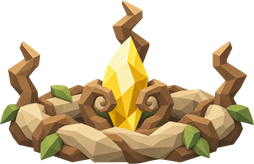
#> input picture .art/concept/shock-trap/ShockTrap-rootring-v2a-source.png, 254 x 164 px
$ python finalize.py ShockTrap-rootring-v2a-source.png out.png
#> lines starting #> are read from the running program, lines starting #| are printed output that depends on the picture; after the words box and inside, x2 and y2 are one past the last pixel; in counts of white or black regions, pixels touching at a corner belong together
#!/usr/bin/env python3
"""Finalize a ShockTrap candidate that already carries real alpha.

Never mattes a painted background away. Only works on a source that already
has a true alpha channel from the generator. If the source is opaque or
carries a painted checkerboard/solid background, this script refuses.
"""

import argparse
import sys
from pathlib import Path

from PIL import Image


def main() -> None:
    parser = argparse.ArgumentParser()
    parser.add_argument("source", type=Path)
    parser.add_argument("output", type=Path)
    parser.add_argument("--max-dim", type=int, default=256, help="max canvas dimension (tier cap)")
    parser.add_argument("--pad", type=int, default=6, help="alpha-bbox padding before crop, in source pixels")
    args = parser.parse_args()

    image = Image.open(args.source).convert("RGBA")
#> image is the input picture: PIL image 254x164 RGBA; mean R, G, B, A 84.6, 68.5, 39.8, 123.1

    if image.getchannel("A").getextrema() == (255, 255):
        sys.exit(
            f"{args.source} has no real alpha (fully opaque). "
            "This script does not chroma-key backgrounds away; regenerate with "
            "the transparent-background option instead."
        )

    alpha = image.getchannel("A")
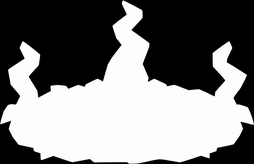
#> alpha: PIL image 254x164 L; min 0, max 255, mean 123.1
    thresholded = alpha.point(lambda a: 255 if a > 8 else 0)
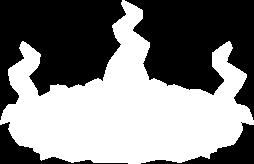
#> thresholded: PIL image 254x164 L; 50% white; 1 white region, box (x1, y1, x2, y2) and area: (0, 0, 254, 164) 20828
    bbox = thresholded.getbbox()
#> bbox = (0, 0, 254, 164)
    if bbox is None:
        sys.exit(f"{args.source} is fully transparent.")

    l, t, r, b = bbox
#> l = 0; t = 0; r = 254; b = 164
    l = max(0, l - args.pad)
    t = max(0, t - args.pad)
    r = min(image.width, r + args.pad)
    b = min(image.height, b + args.pad)
    cropped = image.crop((l, t, r, b))

    scale = min(args.max_dim / cropped.width, args.max_dim / cropped.height)
#> scale = 1.01
    new_size = (max(1, round(cropped.width * scale)), max(1, round(cropped.height * scale)))
#> new_size = (256, 165)
    resized = cropped.resize(new_size, Image.Resampling.LANCZOS)
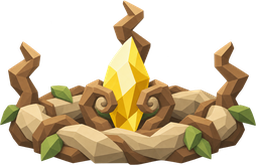
#> resized: PIL image 256x165 RGBA; mean R, G, B, A 85.5, 69.2, 40.2, 123.1; transparent parts drawn white

    post_bbox = resized.getchannel("A").point(lambda a: 255 if a > 8 else 0).getbbox()
#> post_bbox = (0, 0, 256, 165)
    if post_bbox is not None and post_bbox != (0, 0, resized.width, resized.height):
        resized = resized.crop(post_bbox)

    args.output.parent.mkdir(parents=True, exist_ok=True)
    resized.save(args.output, optimize=True)
    print(f"saved {args.output} at {resized.size}, mode={resized.mode}")
#| saved out.png at (256, 165), mode=RGBA


if __name__ == "__main__":
    main()
